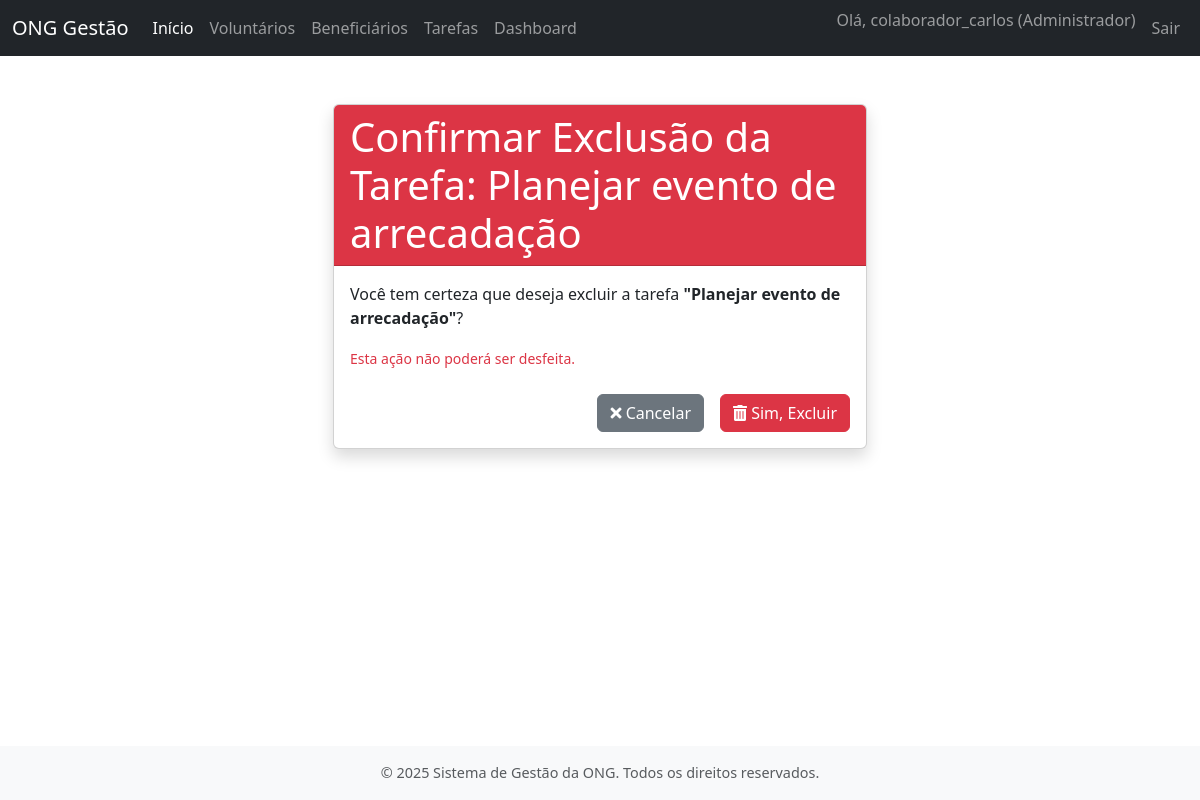
The page /tarefas/4/excluir/ (signed in) on the database its author committed.
### contas/models.py (models this page shows, shortened)
class Usuario(AbstractUser):
    TIPOS_USUARIO = [
        ('ADMIN', 'Administrador'),
        ('COLAB', 'Colaborador'),
    ]
    tipo_usuario = models.CharField(
        max_length=5,
        choices=TIPOS_USUARIO,
        default='COLAB',
        verbose_name='Tipo de Usuário'
    )
    groups = models.ManyToManyField(
        'auth.Group',
        verbose_name='grupos',
        blank=True,
        help_text='Os grupos aos quais este usuário pertence. Um usuário receberá todas as permissões concedidas a cada um de seus grupos.',
        related_name="usuario_set_contas",  # Nome único para related_name
        related_query_name="usuario_contas",
    )
    user_permissions = models.ManyToManyField(
        'auth.Permission',
        verbose_name='permissões do usuário',
        blank=True,
        help_text='Permissões específicas para este usuário.',
        related_name="usuario_set_contas_perm",  # Nome único para related_name
        related_query_name="usuario_contas_perm",
    )

### tarefas/models.py (models this page shows, shortened)
class Tarefa(models.Model):
    STATUS_TAREFA = [
        ('PEND', 'Pendente'),
        ('FAZE', 'Sendo feita'),
        ('CONC', 'Concluída'),
        ('CANC', 'Cancelada'), # Adicionando um status de cancelada
    ]
    PRIORIDADE_TAREFA = [
        (1, 'Baixa'),
        (2, 'Média'),
        (3, 'Alta'),
        (4, 'Urgente'),
    ]
    titulo = models.CharField(max_length=200, verbose_name='Título da Tarefa')
    descricao = models.TextField(verbose_name='Descrição Detalhada')
    status = models.CharField(
        max_length=4,
        choices=STATUS_TAREFA,
        default='PEND',
        verbose_name='Status'
    )
    prioridade = models.IntegerField(
        choices=PRIORIDADE_TAREFA,
        default=2, # Média
        verbose_name='Prioridade'
    )
    data_criacao = models.DateTimeField(auto_now_add=True, verbose_name='Data de Criação')
    data_prevista_conclusao = models.DateField(blank=True, null=True, verbose_name='Prazo de Entrega')
    data_conclusao_efetiva = models.DateField(blank=True, null=True, verbose_name='Data de Conclusão Efetiva')
    voluntario_responsavel = models.ForeignKey(
        'voluntarios.Voluntario', # Usando string para evitar importação circular
        on_delete=models.SET_NULL, # Se o voluntário for excluído, a tarefa não é, mas fica sem responsável
        null=True,
        blank=True, # Uma tarefa pode ser criada sem um voluntário inicialmente
        related_name='tarefas_atribuidas',
        verbose_name='Voluntário Responsável'
    )
    atribuido_por = models.ForeignKey(
        settings.AUTH_USER_MODEL, # Usuário do sistema (Colaborador/Admin) que atribuiu
        on_delete=models.SET_NULL,
        null=True,
        blank=True, # Pode ser uma tarefa criada pelo próprio voluntário ou sistema
        related_name='tarefas_criadas',
        verbose_name='Atribuído Por'
    )
    observacoes = models.TextField(blank=True, null=True, verbose_name='Observações Adicionais')
    class Meta:
        verbose_name = 'Tarefa'
        verbose_name_plural = 'Tarefas'
        ordering = ['-prioridade', 'data_prevista_conclusao', 'titulo'] # Ordenar por prioridade (maior primeiro), depois prazo

### tarefas/views.py (the view, shortened to what this page needs)
# urls.py: path('<int:tarefa_id>/excluir/', views.excluir_tarefa, name='excluir_tarefa'),
@login_required
def excluir_tarefa(request, tarefa_id): # Ou cancelar/arquivar
    tarefa = get_object_or_404(Tarefa, pk=tarefa_id)
    contexto = {
        'tarefa': tarefa,
        'titulo_pagina': f'Confirmar Exclusão da Tarefa: {tarefa.titulo}'
    }
    return render(request, 'tarefas/confirmar_exclusao_tarefa.html', contexto)

### tarefas/templates/tarefas/confirmar_exclusao_tarefa.html (shortened to what this page needs)
{% extends "core/base.html" %}
{% block content %}
<div class="container mt-4">
    <div class="row justify-content-center">
        <div class="col-md-8 col-lg-6">
            <div class="card shadow">
                <div class="card-header bg-danger text-white">
                    <h1 class="mb-0">{{ titulo_pagina }}</h1>
                </div>
                <div class="card-body">
                    <p>Você tem certeza que deseja excluir a tarefa <strong>"{{ tarefa.titulo }}"</strong>?</p>
                    <p class="text-danger"><small>Esta ação não poderá ser desfeita.</small></p>
                    <form method="post" action="{% url 'tarefas:excluir_tarefa' tarefa.id %}">
                        <div class="d-grid gap-2 d-md-flex justify-content-md-end mt-4">
                            <a href="{% url 'tarefas:detalhar_tarefa' tarefa.id %}" class="btn btn-secondary me-md-2">
                                <i class="fas fa-times"></i> Cancelar
                            </a>
                            <button type="submit" class="btn btn-danger">
                                <i class="fas fa-trash-alt"></i> Sim, Excluir
                            </button>
                        </div>
                    </form>
                </div>
            </div>
        </div>
    </div>
</div>
{% endblock content %}

### core/templates/core/base.html (shortened to what this page needs)
<!DOCTYPE html>
<html lang="pt-br">
  <head>
    <link
      href="https://cdn.jsdelivr.net/npm/bootstrap@5.3.0-alpha1/dist/css/bootstrap.min.css"
      rel="stylesheet"
    />
    <link
      rel="stylesheet"
      href="https://cdnjs.cloudflare.com/ajax/libs/font-awesome/5.15.4/css/all.min.css"
    />
    {% load static %}
    <link rel="stylesheet" href="{% static 'core/css/estilos.css' %}" />
  </head>
  <body>
    <nav class="navbar navbar-expand-lg navbar-dark bg-dark fixed-top">
      <div class="container-fluid">
        <a class="navbar-brand" href="{% url 'core:pagina_inicial' %}"
          >ONG Gestão</a
        >
        <div class="collapse navbar-collapse" id="navbarNav">
          <ul class="navbar-nav me-auto mb-2 mb-lg-0">
            <li class="nav-item">
              <a
                class="nav-link active"
                aria-current="page"
                href="{% url 'core:pagina_inicial' %}"
                >Início</a
              >
            </li>
            {% if user.is_authenticated %}
            <li class="nav-item">
              <a class="nav-link" href="{% url 'voluntarios:listar_voluntarios' %}">Voluntários</a>
            </li>
            <li class="nav-item">
              <a class="nav-link" href="{% url 'beneficiarios:listar_beneficiarios' %}">Beneficiários</a>
            </li>
            <li class="nav-item">
              <a class="nav-link" href="{% url 'tarefas:listar_tarefas' %}">Tarefas</a>
            </li>
            <li class="nav-item">
              <a class="nav-link" href="{% url 'dashboard:painel_principal' %}">Dashboard</a>
            </li>
            {% endif %}
          </ul>
          <ul class="navbar-nav">
            {% if user.is_authenticated %}
            <li class="nav-item">
              <span class="navbar-text me-2">
                Olá, {{ user.username }} ({{ user.get_tipo_usuario_display }})
              </span>
            </li>
            <li class="nav-item">
              <a class="nav-link" href="{% url 'contas:logout' %}">Sair</a>
            </li>
            {% else %}
            <li class="nav-item">
              <a class="nav-link" href="{% url 'contas:login' %}">Entrar</a>
            </li>
            {% endif %}
          </ul>
        </div>
      </div>
    </nav>
    <main class="main-content container mt-4 mb-4">
       {% block content %}{% endblock content %}
    </main>
    <footer class="footer mt-auto py-3 bg-light">
      <div class="container text-center">
        <span class="text-muted"
          >© {% now "Y" %} Sistema de Gestão da ONG. Todos os direitos
          reservados.</span
        >
      </div>
    </footer>
  </body>
</html>

### core/templates/core/base.html (style rules this page uses)
body { padding-top: 56px; display: flex; flex-direction: column; min-height: 100vh; }
.main-content { flex: 1; }
.footer { background-color: #f8f9fa; padding: 1rem 0; text-align: center; font-size: 0.9rem; color: #6c757d; }

### rows shown on the page
Usuario: username "colaborador_carlos", tipo_usuario "Administrador"
Tarefa: titulo "Planejar evento de arrecadação"

### other values the page prints
{{ titulo_pagina }} "Confirmar Exclusão da Tarefa: Planejar evento de arrecadação"
